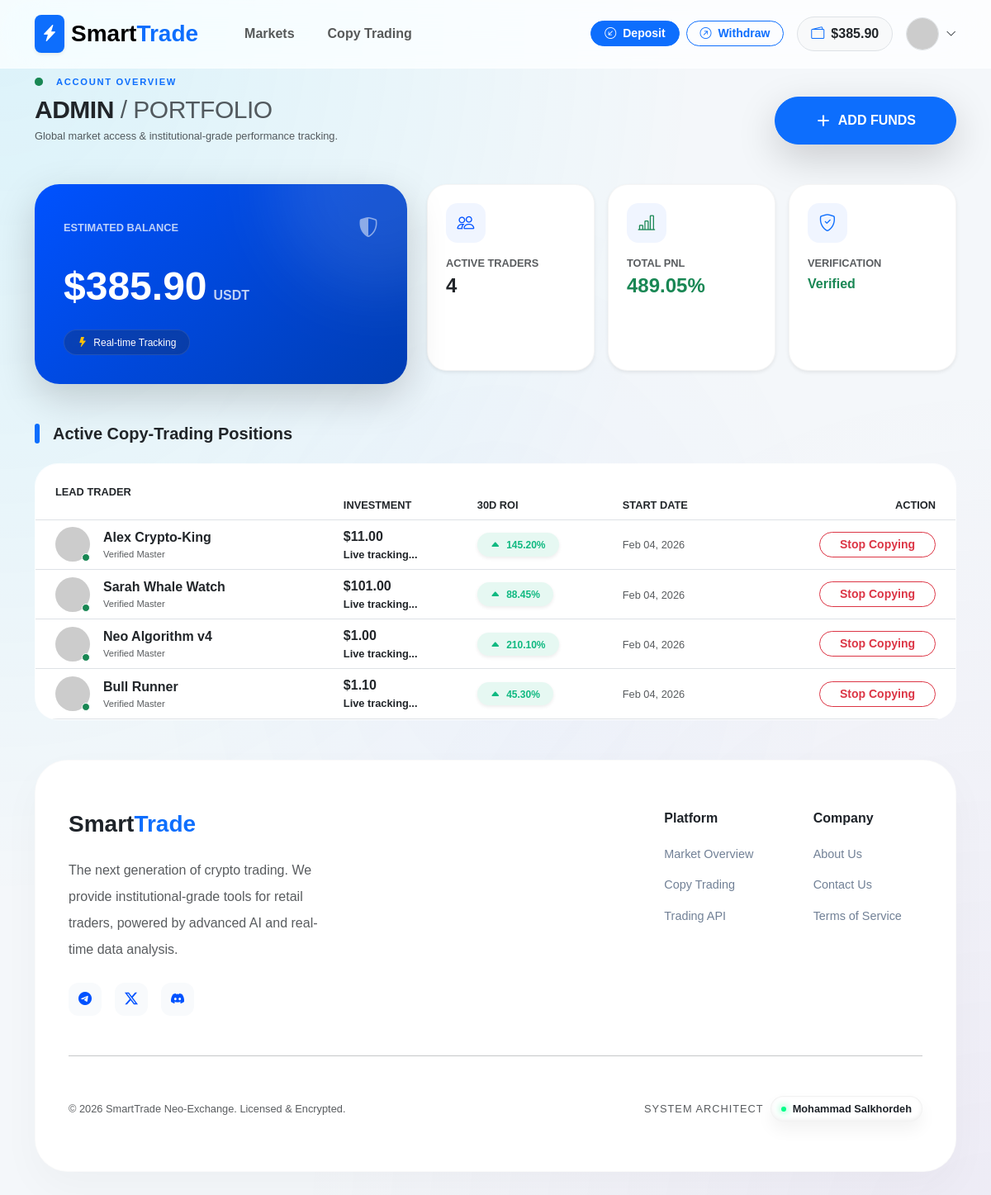
/accounts/dashboard/ (signed in), run on an earlier commit of the app's database.
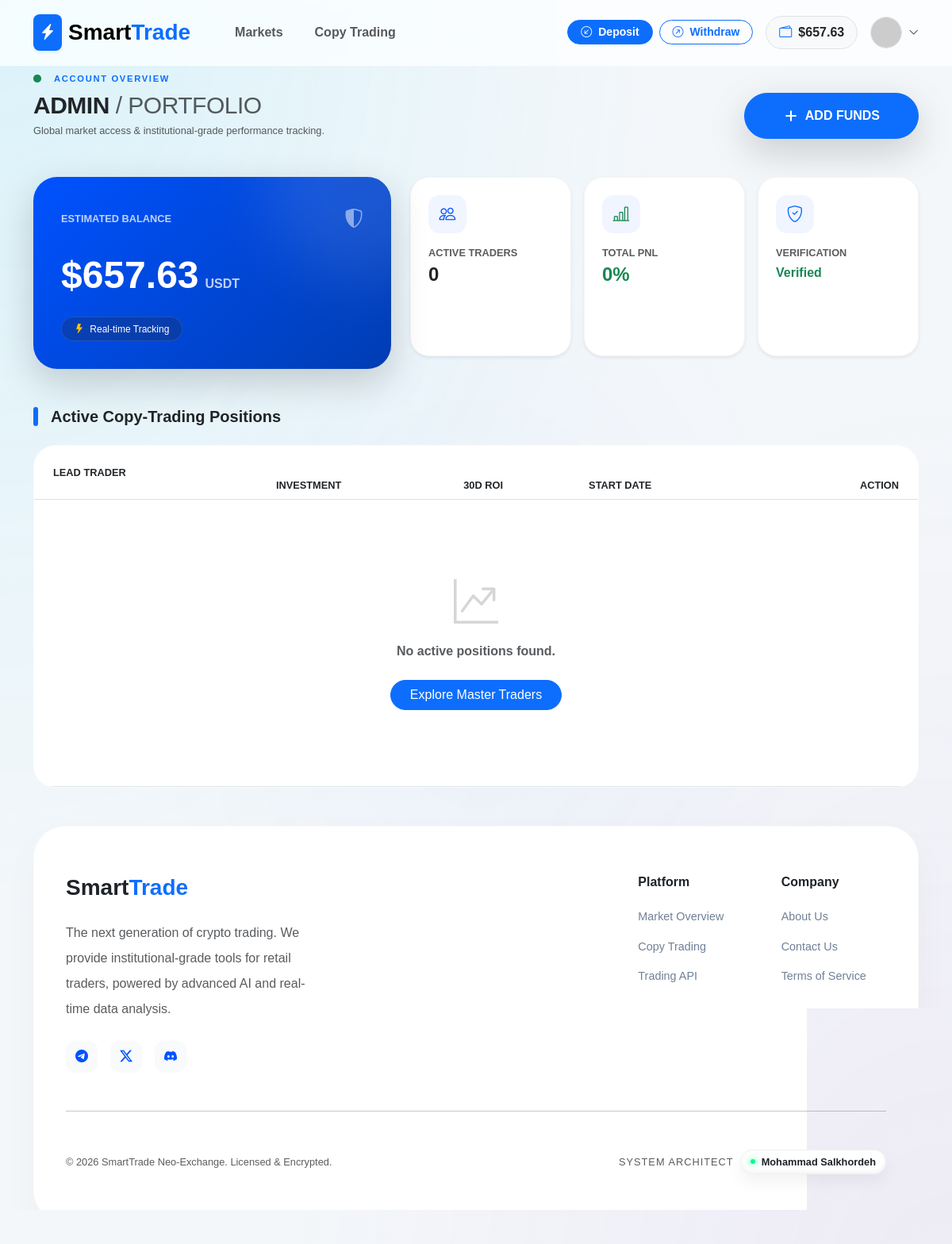
And on a later commit of the database.
### apps/accounts/models.py (models this page shows, shortened)
class User(AbstractUser):
    email = models.EmailField(unique=True, verbose_name="Email Address")
    balance = models.DecimalField(
        max_digits=20,
        decimal_places=2,
        default=0.00,
        verbose_name="Total Balance (USDT)"
    )
    wallet_address = models.CharField(
        max_length=255,
        blank=True,
        null=True,
        verbose_name="User Wallet Address"
    )
    is_verified = models.BooleanField(default=True)
    referred_by = models.ForeignKey('self', on_delete=models.SET_NULL, null=True, blank=True)
    referral_code = models.CharField(max_length=10, unique=True, blank=True)
    USERNAME_FIELD = 'email'
    REQUIRED_FIELDS = ['username']
    class Meta:
        verbose_name = 'User'
        verbose_name_plural = 'Users'

### apps/trading/models.py (models this page shows, shortened)
class FollowedTrader(models.Model):
    user = models.ForeignKey(settings.AUTH_USER_MODEL, on_delete=models.CASCADE, related_name='followed_traders_list')
    trader = models.ForeignKey(LeadTrader, on_delete=models.CASCADE, related_name='followed_traders')
    investment_amount = models.DecimalField(max_digits=20, decimal_places=2)
    is_active = models.BooleanField(default=True)
    created_at = models.DateTimeField(auto_now_add=True)

class LeadTrader(models.Model):
    name = models.CharField(max_length=100)
    avatar = models.ImageField(upload_to='traders/', blank=True, null=True)
    roi_30d = models.DecimalField(max_digits=10, decimal_places=2, default=0.0)
    pnl_30d = models.DecimalField(max_digits=20, decimal_places=2, default=0.0)
    aum = models.DecimalField(max_digits=20, decimal_places=2, default=0.0)
    max_drawdown = models.DecimalField(max_digits=5, decimal_places=2, default=0.0)
    win_rate = models.IntegerField(default=85)
    risk_level = models.IntegerField(default=3)
    followers_count_manual = models.IntegerField(default=0, help_text="فالوورهای فیک برای جذابیت")
    capacity = models.IntegerField(default=100)
    chart_history_json = models.JSONField(default=list, help_text="تاریخچه سودها برای رسم نمودار")
    target_profit_growth = models.FloatField(default=0.0, help_text="عددی که طی ۷ روز به چارت اضافه می‌شود")

### apps/accounts/views.py (the view)
# urls.py: path('dashboard/', profile_dashboard, name='dashboard'),
@login_required
def profile_dashboard(request):
    request.user.notifications.filter(is_read=False).update(is_read=True)    # -----------------------------------------------------------------------
    followed_traders = FollowedTrader.objects.filter(user=request.user).select_related('trader')
    total_pnl_percent = sum((item.trader.roi_30d or 0) for item in followed_traders)
    recent_transactions = Transaction.objects.filter(user=request.user).order_by('-created_at')[:5]
    context = {
        'followed_traders': followed_traders,
        'total_pnl': total_pnl_percent,
        'recent_transactions': recent_transactions,
    }
    return render(request, 'accounts/dashboard.html', context)

### apps/accounts/views.py (called while the page is built)
def user_notifications(request):
    if request.user.is_authenticated:
        return {
            'unread_notifications': request.user.notifications.filter(is_read=False).order_by('-created_at')
        }
    return {}

### templates/accounts/dashboard.html (shortened to what the changed rows need)
{% extends 'base.html' %}
{% load static %}
{% block content %}
<div class="dashboard-container fade-up-custom">
    <div class="row align-items-end mb-5 gy-4">
        <div class="col-md-8 col-12">
            <div class="d-flex align-items-center mb-2">
                <div class="position-relative me-3">
                </div>
                <span class="text-uppercase fw-bold text-primary tracking-widest" style="font-size: 0.7rem; letter-spacing: 2px;">
                </span>
            </div>
            <h2 class="fw-bolder text-dark mb-1" style="font-size: calc(1.5rem + 0.5vw); letter-spacing: -0.5px;">
                {{ user.username|upper }} <span class="fw-light text-muted">/ PORTFOLIO</span>
            </h2>
            <p class="text-muted small mb-0 fw-medium">
                Global market access & institutional-grade performance tracking.
            </p>
        </div>
    </div>
    <div class="row g-4">
        <div class="col-lg-5">
            <div class="premium-balance-card shadow-lg">
                <div class="d-flex align-items-baseline mb-4">
                    <h1 class="display-5 fw-bolder mb-0">${{ user.balance|floatformat:2 }}</h1>
                    <span class="ms-2 opacity-75 fw-bold">USDT</span>
                </div>
            </div>
        </div>
        <div class="col-lg-7">
            <div class="row h-100 g-3">
                <div class="col-6 col-md-4">
                    <div class="stat-card-mini shadow-sm">
                        <div class="stat-icon"><i class="bi bi-people"></i></div>
                        <div class="small text-muted mb-1 fw-bold text-uppercase" style="font-size: 0.65rem;">Active Traders</div>
                        <div class="h4 fw-bolder text-dark mb-0">{{ followed_traders.count }}</div>
                    </div>
                </div>
                <div class="col-6 col-md-4">
                    <div class="stat-card-mini shadow-sm">
                        <div class="stat-icon text-success"><i class="bi bi-bar-chart-line"></i></div>
                        <div class="small text-muted mb-1 fw-bold text-uppercase" style="font-size: 0.65rem;">Total PnL</div>
                        <div class="h4 fw-bolder {% if total_pnl >= 0 %}text-success{% else %}text-danger{% endif %} mb-0">
                            {{ total_pnl }}%
                        </div>
                    </div>
                </div>
            </div>
        </div>
    </div>
    <div class="mt-5 mb-5">
        <div class="glass-card overflow-hidden">
            <div class="table-responsive">
                <table class="table align-middle mb-0">
                    <thead class="custom-table-header" style="background: rgba(0, 82, 255, 0.03);">
                        <tr class="text-muted small text-uppercase">
                            <th class="ps-4 py-4 fw-bold">Lead Trader</th>
                            <th class="fw-bold">Investment</th>
                            <th class="fw-bold">30D ROI</th>
                            <th class="fw-bold">Start Date</th>
                            <th class="text-end pe-4 fw-bold">Action</th>
                        </tr>
                    </thead>
                    <tbody>
                        {% for item in followed_traders %}
                        <tr>
                            <td class="ps-4" data-label="Lead Trader">
                                <div class="d-flex align-items-center">
                                    <div class="position-relative">
                                        <img src="https://ui-avatars.com/api/?name={{ item.trader.name }}&background=0052FF&color=fff&bold=true" class="rounded-circle" width="42" height="42">
                                        <span class="position-absolute bottom-0 end-0 bg-success border border-white rounded-circle" style="width: 10px; height: 10px;"></span>
                                    </div>
                                    <div class="ms-3">
                                        <div class="fw-bolder text-dark">{{ item.trader.name }}</div>
                                        <div class="text-muted" style="font-size: 0.7rem;">Verified Master</div>
                                    </div>
                                </div>
                            </td>
                            <td data-label="Investment">
                                <div class="d-flex flex-column">
                                    <span id="investment-{{ forloop.counter }}" class="fw-bold text-dark" data-base-amount="{{ item.investment_amount }}">
                                        ${{ item.investment_amount }}
                                    </span>
                                    <span id="profit-{{ forloop.counter }}" class="small fw-bold" style="font-size: 0.75rem;">
                                    </span>
                                </div>
                            </td>
                            <td data-label="30D ROI">
                                <span id="roi-badge-{{ forloop.counter }}" class="badge rounded-pill px-3 py-2 fw-bolder shadow-sm transition-all"
                                    style="background: rgba(16, 185, 129, 0.1); color: #10b981; min-width: 80px;">
                                    <i id="icon-{{ forloop.counter }}" class="bi bi-caret-up-fill me-1"></i>
                                    <span id="roi-val-{{ forloop.counter }}">{{ item.trader.roi_30d }}%</span>
                                </span>
                            </td>
                            <td data-label="Start Date">
                                <span class="text-muted small">{{ item.created_at|date:"M d, Y" }}</span>
                            </td>
                            <td class="text-end pe-4 action-cell" data-label="Control">
                                <a href="{% url 'trading:stop_copy_action' item.id %}" class="btn btn-outline-danger btn-sm rounded-pill px-4 fw-bold btn-stop-mobile">
                                    Stop Copying
                                </a>
                            </td>
                        </tr>
                        {% empty %}
                        <tr>
                            <td colspan="5" class="text-center py-5">
                                <div class="py-5">
                                    <i class="bi bi-graph-up-arrow display-4 text-muted opacity-25"></i>
                                    <p class="mt-3 text-muted fw-bold">No active positions found.</p>
                                    <a href="{% url 'trading:copy_list' %}" class="btn btn-primary rounded-pill px-4 mt-2">Explore Master Traders</a>
                                </div>
                            </td>
                        </tr>
                        {% endfor %}
                    </tbody>
                </table>
            </div>
        </div>
    </div>
</div>
{% endblock %}

### templates/base.html (shortened to what the changed rows need)
<!DOCTYPE html>
<html lang="en">
<head>
    <link href="https://cdn.jsdelivr.net/npm/bootstrap@5.3.0/dist/css/bootstrap.min.css" rel="stylesheet">
    <link rel="stylesheet" href="https://cdn.jsdelivr.net/npm/bootstrap-icons@1.11.0/font/bootstrap-icons.css">
    <link href="https://cdn.jsdelivr.net/gh/rastikerdar/vazirmatn@v33.003/Vazirmatn-font-face.css" rel="stylesheet">
    <link rel="stylesheet" href="https://cdnjs.cloudflare.com/ajax/libs/animate.css/4.1.1/animate.min.css"/>
</head>
<body>
<nav class="navbar navbar-expand-lg sticky-top d-none d-lg-block">
    <div class="container">
        <div class="collapse navbar-collapse">
            <div class="ms-auto d-flex align-items-center gap-3">
                {% if user.is_authenticated %}
                    <div class="d-none d-xl-flex gap-2">
                        <a href="{% url 'transactions:deposit' %}" class="btn btn-sm btn-primary rounded-pill px-3 fw-bold">
                            <i class="bi bi-arrow-down-left-circle me-1"></i> Deposit
                        </a>
                        <a href="{% url 'transactions:withdraw' %}" class="btn btn-sm btn-outline-primary rounded-pill px-3 fw-bold">
                            <i class="bi bi-arrow-up-right-circle me-1"></i> Withdraw
                        </a>
                    </div>
                    <div class="bg-light px-3 py-2 rounded-pill fw-bold border d-flex align-items-center">
                        <i class="bi bi-wallet2 text-primary me-2"></i>
                        <span class="text-dark">${{ user.balance|floatformat:2 }}</span>
                    </div>
                    <div class="dropdown">
                        <div class="d-flex align-items-center gap-2" data-bs-toggle="dropdown" style="cursor:pointer">
                            <img src="https://ui-avatars.com/api/?name={{ user.username }}&background=0052FF&color=fff&bold=true" class="rounded-circle border" width="40" height="40">
                            <i class="bi bi-chevron-down small"></i>
                        </div>
                    </div>
                {% else %}
                    <a href="{% url 'accounts:login' %}" class="btn fw-bold px-4">Login</a>
                    <a href="{% url 'accounts:register' %}" class="btn btn-primary rounded-pill px-4 fw-bold shadow-sm">Join Now</a>
                {% endif %}
            </div>
        </div>
    </div>
</nav>
<div class="container mt-2 animate__animated animate__fadeIn">
    {% block content %}{% endblock %}
</div>
</body>
</html>

What changed in the data, as far as the page shows it:
removed FollowedTrader: trader.name "Alex Crypto-King", investment_amount "11.00", trader.roi_30d "145.20", created_at "Feb 04, 2026"
removed FollowedTrader: trader.name "Sarah Whale Watch", investment_amount "101.00", trader.roi_30d "88.45", created_at "Feb 04, 2026"
removed FollowedTrader: trader.name "Neo Algorithm v4", investment_amount "1.00", trader.roi_30d "210.10", created_at "Feb 04, 2026"
removed FollowedTrader: trader.name "Bull Runner", investment_amount "1.10", trader.roi_30d "45.30", created_at "Feb 04, 2026"
changed User "ADMIN": balance "385.90" → "657.63"
Also different on the page:
{{ followed_traders.count }}: "4" → "0"
{{ total_pnl }}: "489.05" → "0"
text now shown: "No active positions found. Explore Master Traders"
